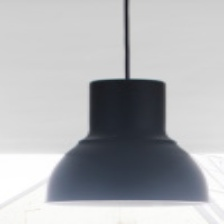
#> input picture Temp--Test_images/Generated/set-2/scene-2.jpg, 224 x 224 px
$ python Image_Crop.py
#> lines starting #> are read from the running program, lines starting #| are printed output that depends on the picture
#> further down, img is the input picture: shape (224, 224, 3); mean B, G, R 181.5, 178.5, 177
import cv2
import numpy as np
import timeit

#########
def crop(img, dim = (227, 227), loc = None):

#> called with dim = (227, 227)
    if loc == None:
        a = img.shape
#> a = (224, 224, 3)
        loc = [(0,0), (a[0] - 1, a[1] - 1)]
#> loc = [(0, 0), (223, 223)]

    crop_img = img[loc[0][0]:loc[1][0], loc[0][1]:loc[1][1]]
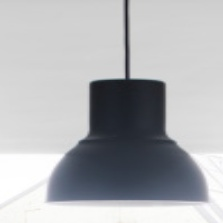
#> crop_img: shape (223, 223, 3); mean B, G, R 181, 177.9, 176.4
    resized_image = cv2.resize(crop_img, dim)

    # Display New Image
    #~ cv2.imshow("New Image", resized_image)
    #~ cv2.waitKey(0)

    return resized_image


########

if __name__ == '__main__':

    ### path

    #~ path = 'Original/homeoffice/scene_8/'
    #~ path = 'Original/bedroom/scene_31/'
    #~ path = 'Original/kitchen/scene_23/'

    path = 'Generated/set-2/'

    output_path = 'Generated/set-2/'

    ### file
    #~ filename = '2.JPG'
    filename = 'scene-2.jpg'

    ### counting segmentations
    count = 0

    ### Begin timer
    start = timeit.default_timer()

    img = cv2.imread(path + filename)

    ### cropping
    to_crop = None
    #~ to_crop = [(370,550), (630,730)]
    new_image = crop(img, loc = to_crop)

    if count > 0:
        filename = filename[:-4] + '-' + str(count) + '.jpg'

    cv2.imwrite(output_path + filename, new_image)

    ### End timer

    stop = timeit.default_timer()

    print('Execution time: ' + str(stop - start))

$ run again, with scene-1.jpg copied over Temp--Test_images/Generated/set-2/scene-2.jpg
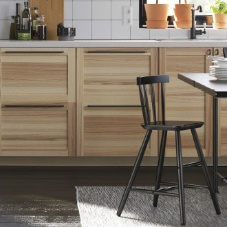
#> input picture scene-1.jpg, 227 x 227 px
#> img is the input picture: shape (227, 227, 3); mean B, G, R 101.9, 116.4, 128.5
#> in crop, `crop_img = img[loc[0][0]:loc[1][0], loc[0][1]:loc[1][1]]`:
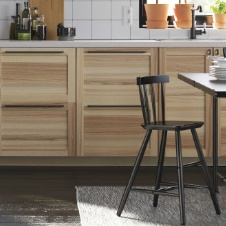
#> crop_img: shape (226, 226, 3); mean B, G, R 101.6, 116.1, 128.2
#> in crop, `resized_image = cv2.resize(crop_img, dim)`:
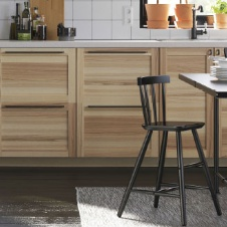
#> resized_image: shape (227, 227, 3); mean B, G, R 101.5, 116, 128.1
